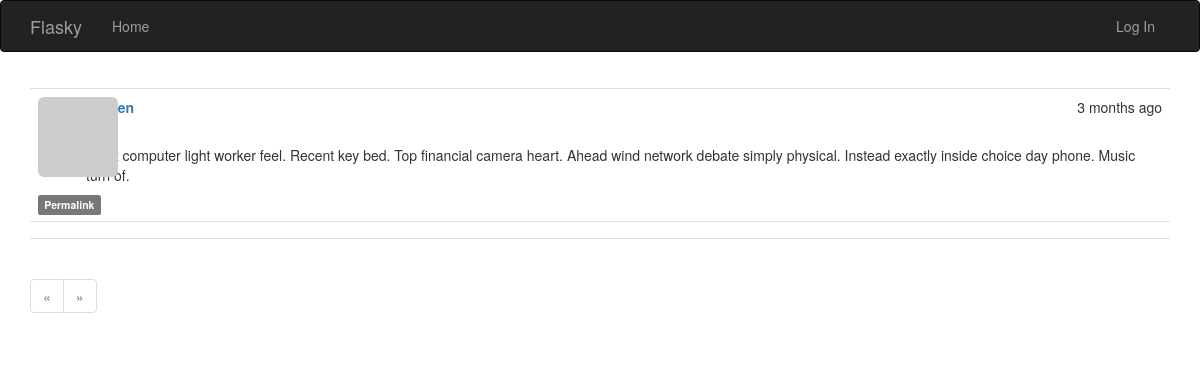
/post/88, run on an earlier commit of the app's database.
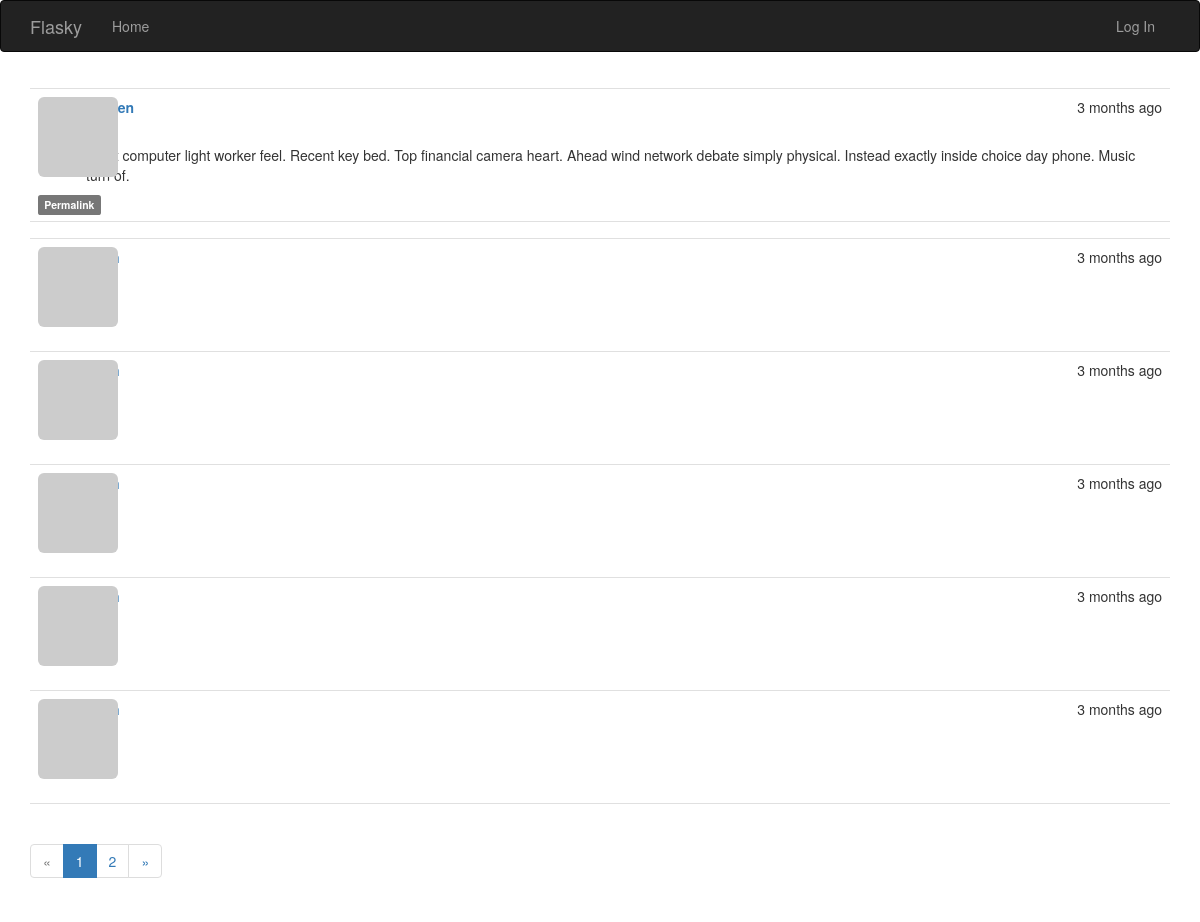
And on a later commit of the database.
### app/models.py (models this page shows, shortened)
class Post(db.Model):
    __tablename__ = "posts"
    id = db.Column(db.Integer, primary_key=True)
    body = db.Column(db.Text)
    body_html = db.Column(db.Text)
    timestamp = db.Column(db.DateTime, index=True, default=datetime.utcnow)
    author_id = db.Column(db.Integer, db.ForeignKey('users.id'))
    comments: sqlalchemy.orm.Query = db.relationship('Comment',
                                foreign_keys = [Comment.post_id],
                                backref = db.backref('post', lazy = 'joined'),
                                lazy = 'dynamic',
                                cascade = 'all, delete-orphan')

class Comment(db.Model):
    __tablename__ = "comments"
    id = db.Column(db.Integer, primary_key = True)
    author_id = db.Column(db.Integer, db.ForeignKey('users.id'))
    post_id = db.Column(db.Integer, db.ForeignKey('posts.id'))
    body = db.Column(db.Text)
    body_html = db.Column(db.Text)
    timestamp = db.Column(db.DateTime, index=True, default=datetime.utcnow)

### app/main/views.py (the view)
@main.route('/post/<int:id>', methods=["GET","POST"])
def post(id):
    post = db.session.query(Post).get_or_404(id)
    form = CommentForm()
    if form.validate_on_submit():
        comment = Comment(author = current_user._get_current_object(), post = post, body = form.text.data)
        db.session.add(comment)
        db.session.commit()
        return redirect(url_for('main.post', id = post.id))
    page = request.args.get('page', 1, type=int)
    pagination: "flask_sqlalchemy.Pagination" = post.comments.order_by(Comment.timestamp.desc()).paginate(
        page, per_page=current_app.config["FLASKY_POSTS_PER_PAGE"],
        error_out = False
    )
    comments = pagination.items
    return render_template('post.html',
                            posts = [post],
                            form=form,
                            comments = comments,
                            pagination = pagination)

### app/auth/views.py (called while the page is built)
@auth.before_app_request
def before_request():
    if current_user.is_authenticated:
        current_user.ping()

### app/main/__init__.py (called while the page is built)
@main.app_context_processor
def inject_permissions():
    return dict(Permission=Permission)

### app/models.py (called while the page is built)
    def gravatar(self, size=100, default='retro', rating='g'):
        url = "https://www.gravatar.com/avatar"
        hash = self.avatar_hash or self.gravatar_hash()
        return f'{url}/{hash}?s={size}&d={default}&r={rating}'

    def can(self, permissions):
        return False

### app/templates/post.html (shortened to what this page needs)
{% extends "base.html" %}
{% import "bootstrap/wtf.html" as wtf%}
{% import "_macros.html" as macros %}
{% block page_content %}
    {% include '_posts.html' %}
    {% include '_comments.html' %}
{%endblock%}

### app/templates/base.html (shortened to what this page needs)
{% extends "bootstrap/base.html" %}
{% block head %}
{{ super() }}
<link rel="stylesheet" type="text/css" href="{{ url_for('static', filename='styles.css') }}">
{% endblock %}
{% block navbar %}
<div class="navbar navbar-inverse" role="navigation">
    <div class="container">
        <div class="navbar-header">
            <a class="navbar-brand" href="/">Flasky</a>
        </div>
        <div class="navbar-collapse collapse">
            <ul class="nav navbar-nav">
                <li><a href="/">Home</a></li>
            </ul>
            <ul class = "nav navbar-nav navbar-right">
                {% if current_user.is_authenticated %}
                <li><a href="{{url_for('auth.logout')}}">
                    <img src="{{ current_user.gravatar(size=18) }}" style="margin-right: 10px">Log Out</a></li>
                {% else %}
                <li><a href="{{url_for('auth.login')}}">Log In</a></li>
                {%endif%}
            </ul>
        </div>
    </div>
</div>
{% endblock %}
{%block content%}
<div class="container">
    {%block page_content%}
    {%endblock%}
</div>
{%endblock%}

### app/templates/_macros.html
{% macro pagination_widget(pagination, endpoint) %}
<ul class="pagination">
    <li{% if not pagination.has_prev %} class="disabled" {% endif %}>
        <a href="{% if pagination.has_prev %}{{ url_for(endpoint, page = pagination.page - 1, **kwargs) }}{% else %}#{% endif %}">
            &laquo;
        </a>
    </li>
    {% for p in pagination.iter_pages() %}
        {% if p %}
            {% if p == pagination.page %}
                <li class = "active">
                    <a href="{{ url_for(endpoint, page = p, **kwargs) }}">{{ p }}</a>
                </li>
            {% else %}
                <li>
                    <a href="{{ url_for(endpoint, page = p, **kwargs) }}">{{ p }}</a>
                </li>
            {% endif %}
        {% else %}
            <li class="disabled">
                <a href="#">
                    &hellip;
                </a>
            </li>
        {% endif %}
    {% endfor %}
    <li{% if not pagination.has_next %} class="disabled" {% endif %}>
        <a href="{% if pagination.has_next %}{{ url_for(endpoint, page = pagination.page + 1, **kwargs) }}{% else %}#{% endif %}">
            &raquo;
        </a>
    </li>
</ul>
{% endmacro %}

### app/templates/_posts.html (shortened to what this page needs)
<ul class = "posts">
    {% for post in posts %}
    <li class = "post">
        <div class="profile-thumbnail">
            <a href = "{{url_for('main.user', username = post.author.username) }}">
                <img class="img-rounded profile-thumbnail"
                     src = "{{post.author.gravatar(size=40)}}">
            </a>
        </div>
        <div class ="post-date">{{ moment(post.timestamp).fromNow() }}</div>
        <div class="post-author">
            <a href = "{{url_for('main.user', username = post.author.username) }}">
            </a>
        </div>
        <div class="post-body">
            {% if post.body_html %}
                {{ post.body_html | safe }}
            {% else %}
                {{ post.body }}
            {% endif %}
        </div>
        <div>
            <a href = "{{url_for('main.post', id = post.id) }}">
                <span class="label label-default">Permalink</span>
            </a>
        </div>
    </li>
    {% endfor %}
</ul>

### app/templates/_comments.html (shortened to what this page needs)
    <ul class = "comments">
        {% for comment in comments %}
        <li class = "comment">
            <div class="profile-thumbnail">
                <a href = "{{url_for('main.user', username = comment.author.username) }}">
                    <img class="img-rounded profile-thumbnail"
                         src = "{{comment.author.gravatar(size=40)}}">
                </a>
            </div>
            <div class="comment-date">{{ moment(comment.timestamp).fromNow() }}</div>
            <div class="comment-author">
                <a href = "{{url_for('main.user', username = comment.author.username) }}">
                </a>
            </div>
            <div class="comment-body">
                {% if comment.body_html %}
                    {{ comment.body_html | safe }}
                {% else %}
                    {{ comment.body }}
                {% endif %}
            </div>
        </li>
        {% endfor %}
        <div class="pagination">
            {{ macros.pagination_widget(pagination, 'main.post', id = posts[0].id) }}
        </div>
    </ul>

### app/static/styles.css (style rules this page uses)
.profile-thumbnail { position: absolute; }
ul.posts { list-style-type: none; padding: 0px; margin: 16px 0px 0px 0px; border-top: 1px solid #e0e0e0; }
ul.posts li.post { padding: 8px; border-bottom: 1px solid #e0e0e0; }
div.post-date { float: right; }
div.post-author { margin-left: 48px; min-height: 48px; font-weight: bold; }
div.post-body { margin-left: 48px; min-height: 48px; }
ul.comments { list-style-type: none; padding: 0px; margin: 16px 0px 0px 0px; border-top: 1px solid #e0e0e0; }
ul.comments li.comment { padding: 8px; border-bottom: 1px solid #e0e0e0; }
div.comment-date { float: right; }
div.comment-author { margin-left: 48px; min-height: 48px; font-weight: bold; }
div.comment-body { margin-left: 48px; min-height: 48px; }

What changed in the data, as far as the page shows it:
added Comment: timestamp "3 months ago"
added Comment: timestamp "3 months ago"
added Comment: timestamp "3 months ago"
added Comment: timestamp "3 months ago"
added Comment: timestamp "3 months ago"
Also different on the page:
new list line: "1"
new list line: "2"
